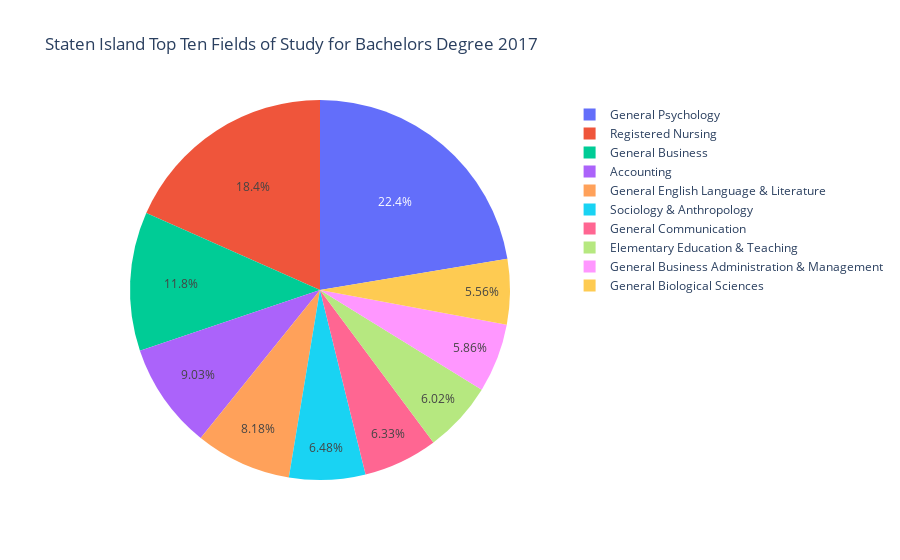

Here is the notebook cell this chart was saved with:
### Code cell
statenisland_bach_pie = px.pie(statenisland_top10_2017, values='Completions', names='Field Of Study',
             title='Staten Island Top Ten Fields of Study for Bachelors Degree 2017',
             hover_data=['Field Of Study']) #labels={'lifeExp':'life expectancy'})
#fig.update_traces(textposition='inside', textinfo='percent+label')
statenisland_bach_pie.write_image("../Images/statenisland_bach_pie.png")
statenisland_bach_pie.show()

### Figure 1 — Plotly figure (JSON) as saved in the notebook; plotly's stock layout.template omitted (floating-point values rounded to 4 significant figures)
{"data": [{"customdata": [["General Psychology"], ["Registered Nursing"], ["General Business"], ["Accounting"], ["General English Language & Literature"], ["Sociology & Anthropology"], ["General Communication"], ["Elementary Education & Teaching"], ["General Business Administration & Management"], ["General Biological Sciences"]], "domain": {"x": [0, 1], "y": [0, 1]}, "hoverlabel": {"namelength": 0}, "hovertemplate": "Field Of Study=%{label}<br>Completions=%{value}", "labels": ["General Psychology", "Registered Nursing", "General Business", "Accounting", "General English Language & Literature", "Sociology & Anthropology", "General Communication", "Elementary Education & Teaching", "General Business Administration & Management", "General Biological Sciences"], "legendgroup": "", "name": "", "showlegend": true, "type": "pie", "values": [290, 238, 153, 117, 106, 84, 82, 78, 76, 72]}], "layout": {"autosize": true, "legend": {"tracegroupgap": 0}, "title": {"text": "Staten Island Top Ten Fields of Study for Bachelors Degree 2017"}}}
